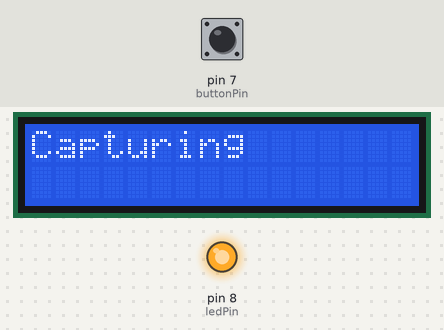
This sketch was run on a simulated Arduino Uno, built with avr-gcc and run on an emulated ATmega328P. Parts: 16×2 character LCD, output pins drawn as LEDs (lit = HIGH). Inputs (shaded band) come from the test bench; at power-on: pin 7 (buttonPin) LOW.

Above: at 0.1 s.
At 20.1 s:
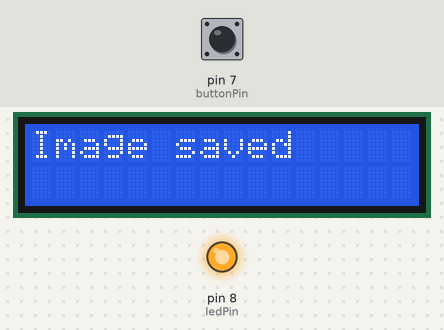
Timing chart, 0 to 21.6 s (numbered marks = the images above):
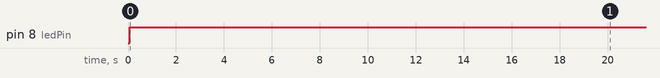

Measured:
- by itself, pin 8 (ledPin): LOW → HIGH at 0.07 s

The sketch:

DigitalCameraCode.ino
```cpp
#include <LiquidCrystal.h>

// LCD Pins (RS, E, D4, D5, D6, D7)
LiquidCrystal lcd(12, 11, 5, 4, 3, 2);

int buttonPin=7;
int ledPin=8;

void setup()
{
  pinMode(buttonPin,INPUT);
  pinMode(ledPin, OUTPUT);

  lcd.begin(16, 2);
  lcd.print("Camera Ready");

}

void loop()
{
  if(digitalRead(buttonPin)== 1);
  {
  lcd.clear();
  lcd.print("Capturing");
  digitalWrite(ledPin, HIGH);

 delay(20000);

  lcd.clear();
  lcd.print("Image saved");
  digitalWrite(ledPin, 1);

  delay(20000);
  }
}
```
